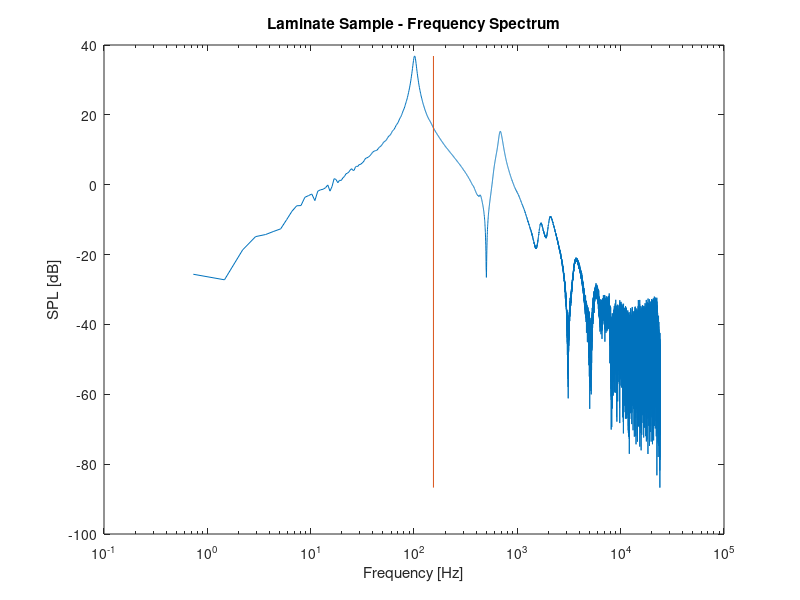

This figure's MATLAB source: (Note: this script raises an error after producing the figure.)
clc
clear

%Read in from file
fid = fopen('laminated-averaged-2.txt','r');

data = textscan(fid, '%f %f %f','CommentStyle','*');
f = data{1};
dB = data{2};
fclose(fid);

%Solution data
ElmerFreqs = [
154.23
709.64
787.58
857.98
2108.53
2127.11
];

%Plot
figure(1)
p1 = semilogx(f,dB);
xlabel('Frequency [Hz]')
ylabel('SPL [dB]')
title('Laminate Sample - Frequency Spectrum')

for i = 1:length(ElmerFreqs)
   l1=  line([ElmerFreqs(i) ElmerFreqs(i)], [min(dB) max(dB)]);
   l1.Color = 'k';
   l1.LineWidth = 2;
   l1.LineStyle = '--';
end

legend([p1,l1],{'Data','Elmer Solutions'})
ylim([min(dB),max(dB)]);
xlim([min(f),max(f)]);

%fn vs n
figure(2)
plot(1:length(ElmerFreqs),ElmerFreqs,'--bo');
xlabel('Mode Number n')
ylabel('Natural Frequency [Hz]')
title('Laminate Sample - Natural Frequencies')
xticks([1,2,3,4,5,6])
legend('Elmer Solutions')